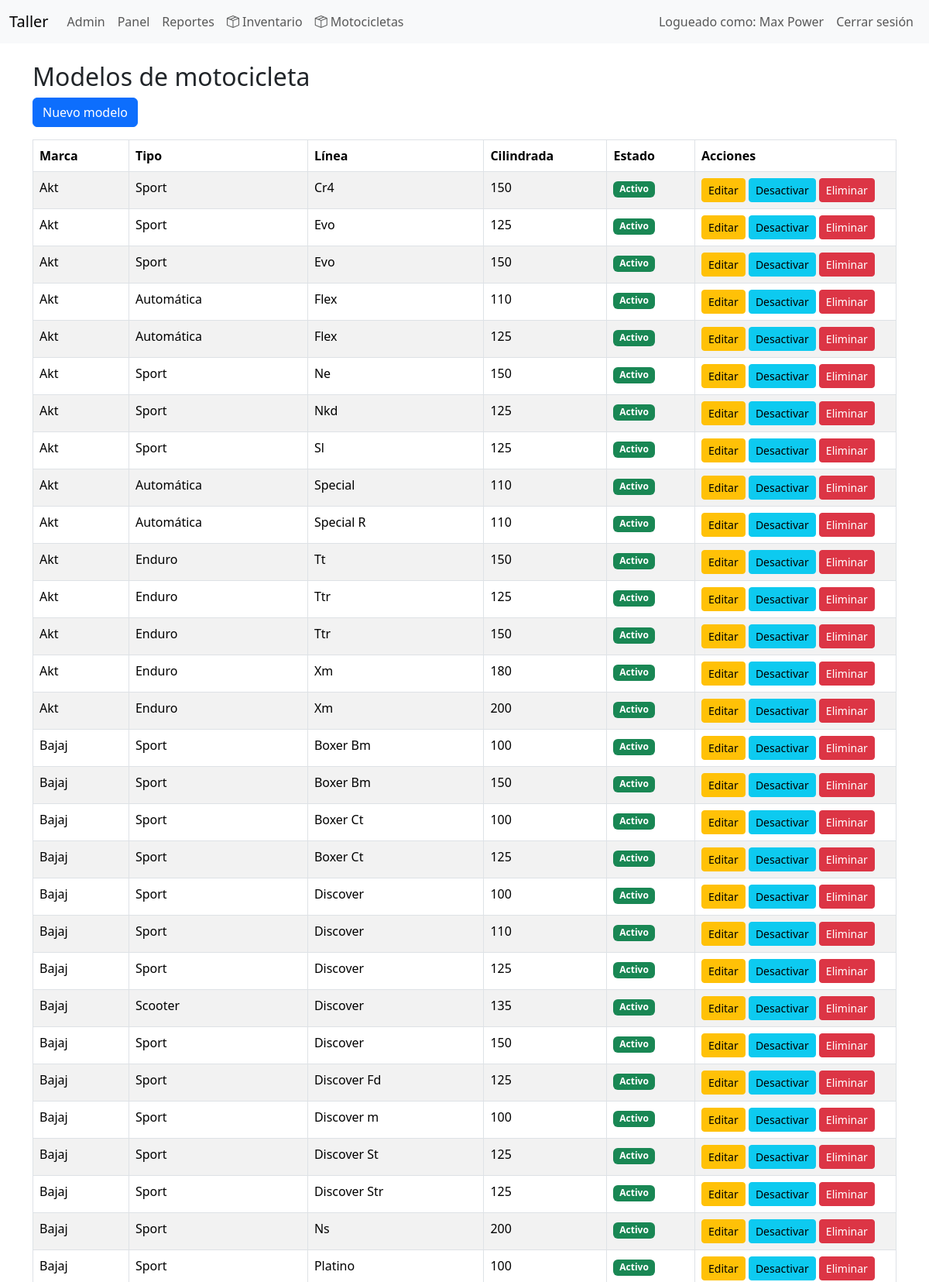
Page /index.php?controller=modelo_moto&action=index (signed in, upper part) on the committed database.
### tables this page shows
CREATE TABLE `modelos_moto` (
  `id` int(11) NOT NULL,
  `marca_moto_id` int(11) NOT NULL,
  `tipo_moto_id` int(11) NOT NULL,
  `linea` varchar(50) NOT NULL,
  `cilindrada` smallint(5) UNSIGNED DEFAULT NULL,
  `activo` tinyint(1) NOT NULL DEFAULT 1,
  `created_at` timestamp NOT NULL DEFAULT current_timestamp(),
  `updated_at` timestamp NOT NULL DEFAULT current_timestamp() ON UPDATE current_timestamp()
);

CREATE TABLE `marcas_moto` (
  `id` int(11) NOT NULL,
  `nombre` varchar(100) NOT NULL,
  `activo` tinyint(1) NOT NULL DEFAULT 1,
  `created_at` timestamp NOT NULL DEFAULT current_timestamp(),
  `updated_at` timestamp NOT NULL DEFAULT current_timestamp() ON UPDATE current_timestamp()
);

CREATE TABLE `tipos_moto` (
  `id` int(11) NOT NULL,
  `nombre` varchar(100) NOT NULL,
  `activo` tinyint(1) NOT NULL DEFAULT 1,
  `created_at` timestamp NOT NULL DEFAULT current_timestamp(),
  `updated_at` timestamp NOT NULL DEFAULT current_timestamp() ON UPDATE current_timestamp()
);

### app/controllers/BaseController.php (called while the page is built, shortened)
<?php
abstract class BaseController
{
    protected function render(string $view, array $data = []): void
    {
        extract($data);
        require __DIR__ . '/../views/layouts/header.php';
        require __DIR__ . '/../views/' . $view . '.php';
        require __DIR__ . '/../views/layouts/footer.php';
    }
}

### app/controllers/ModeloMotoController.php (called while the page is built, shortened)
<?php
class ModeloMotoController extends BaseController
{
    private ModeloMoto $modelModel;
   public function __construct(PDO $pdo)
{
    $this->modelModel = new ModeloMoto($pdo);
}
    public function index(): void
{
    $models = $this->modelModel->all();
    $this->render('motorcycle_models/index', [
        'title'  => 'Modelos de motocicleta',
        'models' => $models
    ]);
}
}

### app/models/BaseModel.php (called while the page is built, shortened)
<?php
class BaseModel
{
    public function __construct(PDO $pdo)
    {
        $this->db = $pdo;
    }
}

### app/models/ModeloMoto.php (called while the page is built, shortened)
<?php
class ModeloMoto extends BaseModel
{
    public function all(): array
    {
        $stmt = $this->db->query("
        SELECT
        m.id,
        m.marca_moto_id,
        ma.nombre AS marca,
        m.tipo_moto_id,
        tm.nombre AS tipo,
        m.linea,
        m.cilindrada,
        m.activo
        FROM modelos_moto m
        INNER JOIN marcas_moto ma
        ON ma.id = m.marca_moto_id
        INNER JOIN tipos_moto tm
        ON tm.id = m.tipo_moto_id
        ORDER BY
        ma.nombre,
        m.linea,
        m.cilindrada
        ");
        return $stmt->fetchAll(PDO::FETCH_ASSOC);
    }
}

### app/views/motorcycle_models/index.php (the view)
<h2><?= $title ?></h2>
<p>
    <a
        class="btn btn-primary"
        href="index.php?controller=modelo_moto&action=create">
        Nuevo modelo
    </a>
</p>
<table class="table table-bordered table-striped">
    <thead>
        <tr>
            <th>Marca</th>
            <th>Tipo</th>
            <th>Línea</th>
            <th>Cilindrada</th>
            <th>Estado</th>
            <th style="width:260px">Acciones</th>
        </tr>
    </thead>
    <tbody>
    <?php foreach ($models as $model): ?>
        <tr>
            <td><?= htmlspecialchars($model['marca']) ?></td>
            <td><?= htmlspecialchars($model['tipo']) ?></td>
            <td><?= htmlspecialchars($model['linea']) ?></td>
            <td><?= $model['cilindrada'] ?></td>
            <td>
                <?= $model['activo']
                    ? '<span class="badge bg-success">Activo</span>'
                    : '<span class="badge bg-secondary">Inactivo</span>' ?>
            </td>
            <td>
                <a
                    href="index.php?controller=modelo_moto&action=edit&id=<?= $model['id'] ?>"
                    class="btn btn-sm btn-warning">
                    Editar
                </a>
                <a
                    href="index.php?controller=modelo_moto&action=toggle&id=<?= $model['id'] ?>"
                    class="btn btn-sm btn-info">
                    <?= $model['activo']
                        ? 'Desactivar'
                        : 'Activar' ?>
                </a>
                <?php if ($model['can_delete']): ?>
                    <a
                        href="index.php?controller=modelo_moto&action=delete&id=<?= $model['id'] ?>"
                        class="btn btn-sm btn-danger"
                        onclick="return confirm('¿Eliminar este modelo de motocicleta?');">
                        Eliminar
                    </a>
                <?php endif; ?>
            </td>
        </tr>
    <?php endforeach; ?>
    </tbody>
</table>

### public/css/style.css (style rules this page uses)
body { padding-bottom: 40px; }

### rows in the picture
modelos_moto: marca_moto.nombre "Akt", tipo_moto.nombre "Sport", linea "Cr4", cilindrada "150", activo "Activo"
modelos_moto: marca_moto.nombre "Akt", tipo_moto.nombre "Sport", linea "Evo", cilindrada "125", activo "Activo"
modelos_moto: marca_moto.nombre "Akt", tipo_moto.nombre "Sport", linea "Evo", cilindrada "150", activo "Activo"
modelos_moto: marca_moto.nombre "Akt", tipo_moto.nombre "Automática", linea "Flex", cilindrada "110", activo "Activo"
modelos_moto: marca_moto.nombre "Akt", tipo_moto.nombre "Automática", linea "Flex", cilindrada "125", activo "Activo"
modelos_moto: marca_moto.nombre "Akt", tipo_moto.nombre "Sport", linea "Ne", cilindrada "150", activo "Activo"
modelos_moto: marca_moto.nombre "Akt", tipo_moto.nombre "Sport", linea "Nkd", cilindrada "125", activo "Activo"
modelos_moto: marca_moto.nombre "Akt", tipo_moto.nombre "Sport", linea "Sl", cilindrada "125", activo "Activo"
modelos_moto: marca_moto.nombre "Akt", tipo_moto.nombre "Automática", linea "Special", cilindrada "110", activo "Activo"
modelos_moto: marca_moto.nombre "Akt", tipo_moto.nombre "Automática", linea "Special R", cilindrada "110", activo "Activo"
modelos_moto: marca_moto.nombre "Akt", tipo_moto.nombre "Enduro", linea "Tt", cilindrada "150", activo "Activo"
modelos_moto: marca_moto.nombre "Akt", tipo_moto.nombre "Enduro", linea "Ttr", cilindrada "125", activo "Activo"
modelos_moto: marca_moto.nombre "Akt", tipo_moto.nombre "Enduro", linea "Ttr", cilindrada "150", activo "Activo"
modelos_moto: marca_moto.nombre "Akt", tipo_moto.nombre "Enduro", linea "Xm", cilindrada "180", activo "Activo"
modelos_moto: marca_moto.nombre "Akt", tipo_moto.nombre "Enduro", linea "Xm", cilindrada "200", activo "Activo"
modelos_moto: marca_moto.nombre "Bajaj", tipo_moto.nombre "Sport", linea "Boxer Bm", cilindrada "100", activo "Activo"
modelos_moto: marca_moto.nombre "Bajaj", tipo_moto.nombre "Sport", linea "Boxer Bm", cilindrada "150", activo "Activo"
modelos_moto: marca_moto.nombre "Bajaj", tipo_moto.nombre "Sport", linea "Boxer Ct", cilindrada "100", activo "Activo"
modelos_moto: marca_moto.nombre "Bajaj", tipo_moto.nombre "Sport", linea "Boxer Ct", cilindrada "125", activo "Activo"
modelos_moto: marca_moto.nombre "Bajaj", tipo_moto.nombre "Sport", linea "Discover", cilindrada "100", activo "Activo"
modelos_moto: marca_moto.nombre "Bajaj", tipo_moto.nombre "Sport", linea "Discover", cilindrada "110", activo "Activo"
modelos_moto: marca_moto.nombre "Bajaj", tipo_moto.nombre "Sport", linea "Discover", cilindrada "125", activo "Activo"
modelos_moto: marca_moto.nombre "Bajaj", tipo_moto.nombre "Scooter", linea "Discover", cilindrada "135", activo "Activo"
modelos_moto: marca_moto.nombre "Bajaj", tipo_moto.nombre "Sport", linea "Discover", cilindrada "150", activo "Activo"
modelos_moto: marca_moto.nombre "Bajaj", tipo_moto.nombre "Sport", linea "Discover Fd", cilindrada "125", activo "Activo"
modelos_moto: marca_moto.nombre "Bajaj", tipo_moto.nombre "Sport", linea "Discover m", cilindrada "100", activo "Activo"
modelos_moto: marca_moto.nombre "Bajaj", tipo_moto.nombre "Sport", linea "Discover St", cilindrada "125", activo "Activo"
modelos_moto: marca_moto.nombre "Bajaj", tipo_moto.nombre "Sport", linea "Discover Str", cilindrada "125", activo "Activo"
modelos_moto: marca_moto.nombre "Bajaj", tipo_moto.nombre "Sport", linea "Ns", cilindrada "200", activo "Activo"
modelos_moto: marca_moto.nombre "Bajaj", tipo_moto.nombre "Sport", linea "Platino", cilindrada "100", activo "Activo"

### other values in the picture
$_SESSION['user_name'] "Max Power"
$title "Modelos de motocicleta"
